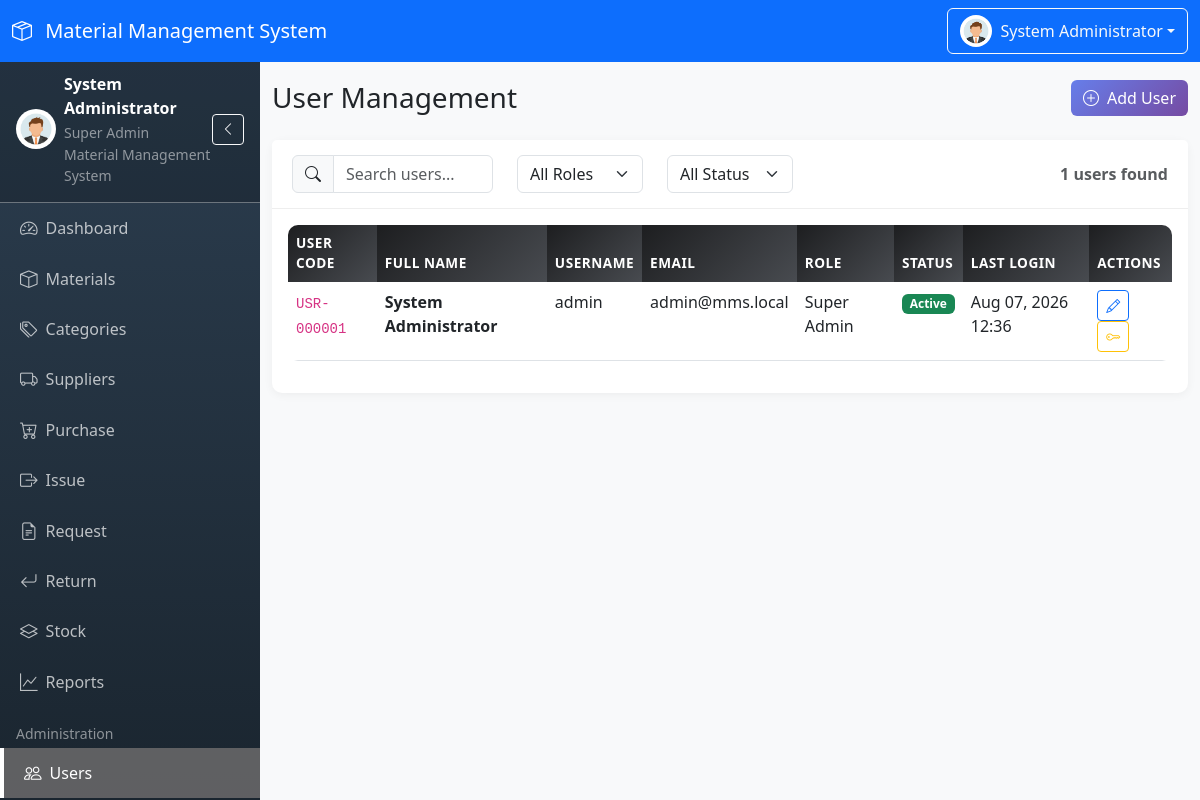
The app's page /modules/users/index.php (signed in) with its own data.
### tables this page shows
CREATE TABLE `users` (
  `id` int(11) NOT NULL,
  `user_code` varchar(20) NOT NULL,
  `full_name` varchar(100) NOT NULL,
  `email` varchar(100) NOT NULL,
  `username` varchar(50) NOT NULL,
  `password` varchar(255) NOT NULL,
  `phone` varchar(20) DEFAULT NULL,
  `avatar` varchar(255) DEFAULT NULL,
  `role_id` int(11) NOT NULL,
  `status` enum('Active','Inactive') NOT NULL DEFAULT 'Active',
  `last_login` datetime DEFAULT NULL,
  `created_at` timestamp NOT NULL DEFAULT current_timestamp(),
  `updated_at` timestamp NOT NULL DEFAULT current_timestamp() ON UPDATE current_timestamp()
);

CREATE TABLE `roles` (
  `id` int(11) NOT NULL,
  `role_name` varchar(100) NOT NULL,
  `description` text DEFAULT NULL,
  `status` enum('Active','Inactive') NOT NULL DEFAULT 'Active',
  `created_at` timestamp NOT NULL DEFAULT current_timestamp(),
  `updated_at` timestamp NOT NULL DEFAULT current_timestamp() ON UPDATE current_timestamp()
);

### includes/permission_check.php (called while the page is built, shortened)
<?php
function hasPermission($permissionKey) {
    return in_array($permissionKey, $_SESSION['permissions']);
}
        ?>

### modules/users/index.php (the view, shortened to what this page needs)
<?php
require_once __DIR__ . '/../../includes/permission_check.php';
$search = $_GET['search'] ?? '';
$sql = "SELECT u.*, r.role_name
        FROM users u
        INNER JOIN roles r ON u.role_id = r.id
        WHERE 1=1";
$params = [];
$sql .= " ORDER BY u.created_at DESC";
$stmt = $pdo->prepare($sql);
$stmt->execute($params);
$users = $stmt->fetchAll();
require_once __DIR__ . '/../../includes/header.php';
?>
<div class="d-flex justify-content-between align-items-center mb-4">
    <h1 class="h3 mb-0">User Management</h1>
    <?php if (hasPermission('users.create')): ?>
    <a href="<?php echo BASE_URL; ?>/modules/users/create.php" class="btn btn-primary">
        <i class="bi bi-plus-circle me-2"></i>Add User
    </a>
    <?php endif; ?>
</div>
<div class="card">
    <div class="card-header">
        <div class="row align-items-center">
            <div class="col-md-3">
                <div class="input-group">
                    <span class="input-group-text"><i class="bi bi-search"></i></span>
                    <input type="text" class="form-control" id="searchInput" placeholder="Search users..." value="<?php echo htmlspecialchars($search); ?>">
                </div>
            </div>
            <div class="col-md-2">
                <select class="form-select" id="roleFilter">
                    <option value="">All Roles</option>
                </select>
            </div>
            <div class="col-md-2">
                <select class="form-select" id="statusFilter">
                    <option value="">All Status</option>
                </select>
            </div>
            <div class="col-md-5 text-end">
                <span class="text-muted"><?php echo count($users); ?> users found</span>
            </div>
        </div>
    </div>
    <div class="card-body">
        <div class="table-responsive">
            <table class="table table-hover">
                <thead>
                    <tr>
                        <th>User Code</th>
                        <th>Full Name</th>
                        <th>Username</th>
                        <th>Email</th>
                        <th>Role</th>
                        <th>Status</th>
                        <th>Last Login</th>
                        <th>Actions</th>
                    </tr>
                </thead>
                <tbody>
                    <?php foreach ($users as $user): ?>
                    <tr>
                        <td><code><?php echo htmlspecialchars($user['user_code']); ?></code></td>
                        <td><strong><?php echo htmlspecialchars($user['full_name']); ?></strong></td>
                        <td><?php echo htmlspecialchars($user['username']); ?></td>
                        <td><?php echo htmlspecialchars($user['email']); ?></td>
                        <td><?php echo htmlspecialchars($user['role_name']); ?></td>
                        <td>
                            <span class="badge bg-<?php echo $user['status'] === 'Active' ? 'success' : 'secondary'; ?>">
                                <?php echo htmlspecialchars($user['status']); ?>
                            </span>
                        </td>
                        <td><?php echo $user['last_login'] ? date('M d, Y H:i', strtotime($user['last_login'])) : 'Never'; ?></td>
                        <td>
                            <?php if (hasPermission('users.edit')): ?>
                            <button class="btn btn-sm btn-outline-primary" onclick="editUser(<?php echo $user['id']; ?>)">
                                <i class="bi bi-pencil"></i>
                            </button>
                            <button class="btn btn-sm btn-outline-warning" onclick="resetPassword(<?php echo $user['id']; ?>)">
                                <i class="bi bi-key"></i>
                            </button>
                            <?php endif; ?>
                        </td>
                    </tr>
                    <?php endforeach; ?>
                </tbody>
            </table>
        </div>
    </div>
</div>
<?php require_once __DIR__ . '/../../includes/footer.php'; ?>

### assets/css/style.css (style rules this page uses)
:root { --primary-color: #667eea; --secondary-color: #764ba2; --sidebar-width: 260px; --sidebar-collapsed-width: 70px; --navbar-height: 56px; }
body { font-family: 'Segoe UI', Tahoma, Geneva, Verdana, sans-serif; background-color: #f8f9fa; overflow-x: hidden; }
.card { border: none; border-radius: 10px; box-shadow: 0 2px 10px rgba(0, 0, 0, 0.05); margin-bottom: 20px; }
.card-header { background: white; border-bottom: 1px solid #eee; padding: 15px 20px; font-weight: 600; border-radius: 10px 10px 0 0; }
.table { border-radius: 10px; overflow: hidden; }
.table thead th { background: linear-gradient(135deg, #1d1e20, #484b50); color: white; border: none; font-weight: 600; text-transform: uppercase; font-size: 0.85rem; letter-spacing: 0.5px; }
.table tbody tr { transition: all 0.2s ease; }
.btn-primary { background: linear-gradient(135deg, var(--primary-color), var(--secondary-color)); border: none; }

### records on screen
users: user_code "USR-000001", full_name "System Administrator", username "admin", email "admin@mms.local", role.role_name "Super Admin", status "Active", last_login "Aug 07, 2026 12:36"

### other values on screen
SYSTEM_NAME "Material Management System"
$_SESSION['full_name'] "System Administrator"
$_SESSION['role_name'] "Super Admin"
count($users) "1"
